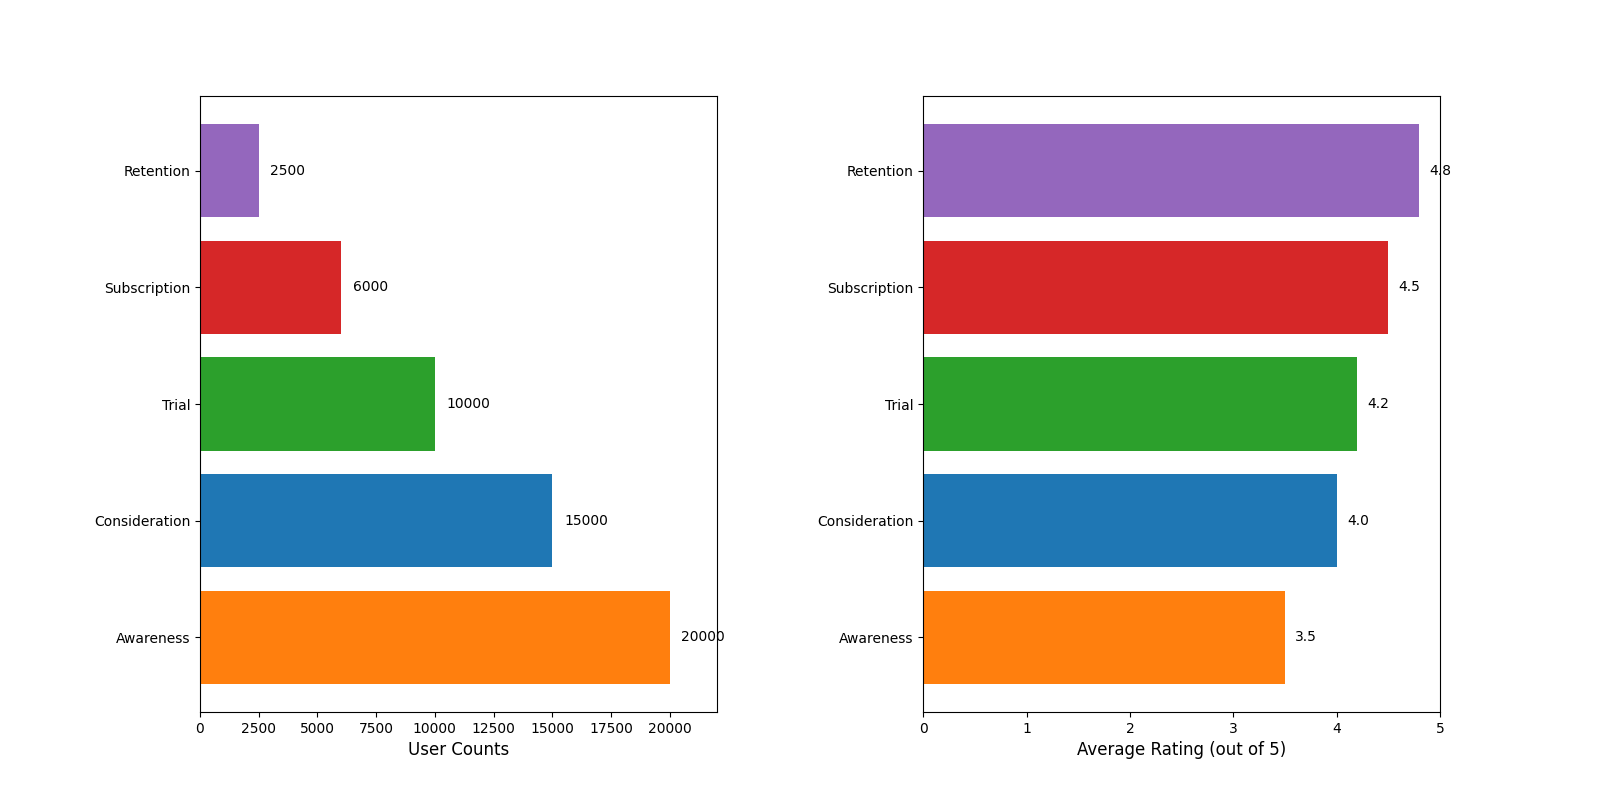

This figure's Python source:
import matplotlib.pyplot as plt
import numpy as np

# Funnel stages and user data
stages = ["Awareness", "Consideration", "Trial", "Subscription", "Retention"]
user_counts = [20000, 15000, 10000, 6000, 2500]
average_ratings = [3.5, 4.0, 4.2, 4.5, 4.8]

# Updated colors for the stages
colors = ['#ff7f0e', '#1f77b4', '#2ca02c', '#d62728', '#9467bd']

# Create the figure and subplots
fig, (ax1, ax2) = plt.subplots(1, 2, figsize=(16, 8))
plt.subplots_adjust(wspace=0.4)

# Horizontal Bar Chart for User Counts
ax1.barh(stages, user_counts, color=colors)
ax1.set_xlabel('User Counts', fontsize=12)
ax1.set_xlim(0, max(user_counts) + 2000)
for i, count in enumerate(user_counts):
    ax1.text(count + 500, i, f'{count}', va='center', fontsize=10)

# Horizontal Bar Chart for Average Ratings
ax2.barh(stages, average_ratings, color=colors)
ax2.set_xlabel('Average Rating (out of 5)', fontsize=12)
ax2.set_xlim(0, 5)
for i, rating in enumerate(average_ratings):
    ax2.text(rating + 0.1, i, f"{rating:.1f}", va='center', fontsize=10)

plt.show()
